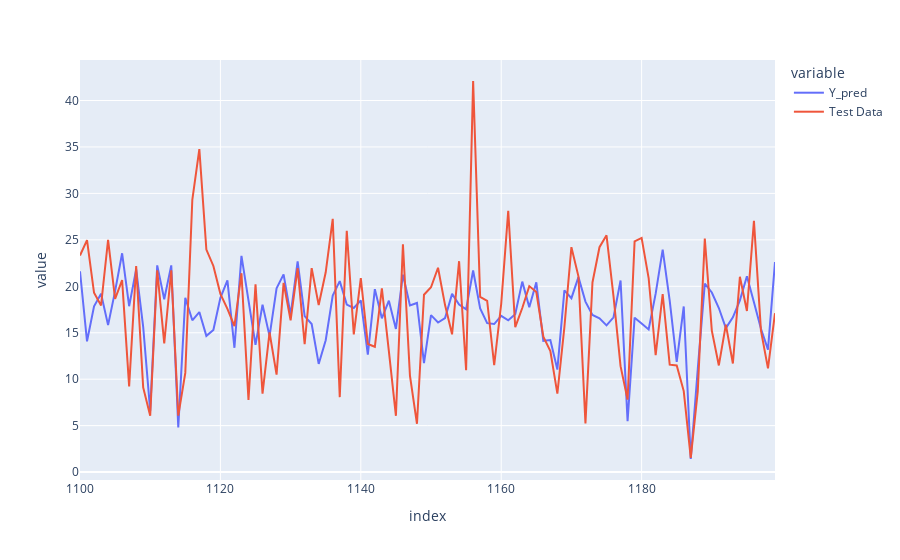

Notebook code cell kept with this figure:
### Code cell
Y_pred = pd.DataFrame(Y_pred).rename(columns={0:"Y_pred"})
# Creates a dataframe with concatenated data just to plot
df_to_plot = pd.concat([Y_pred, Y_test], axis=1)

# Plot 
fig = px.line(df_to_plot[1100:1200], y=['Y_pred', 'Test Data'])

# Show plot 
fig.show()
